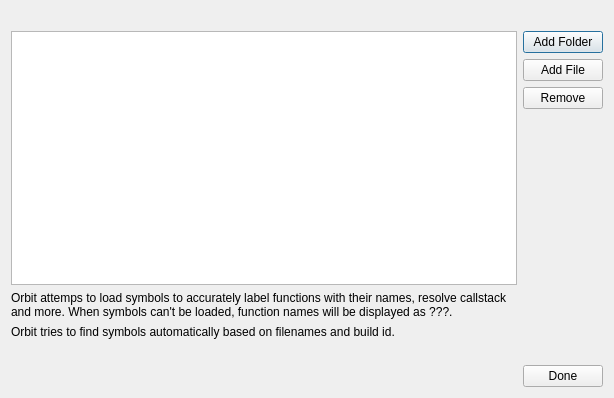
<?xml version="1.0" encoding="UTF-8"?>
<ui version="4.0">
 <class>SymbolsDialog</class>
 <widget class="QDialog" name="SymbolsDialog">
  <property name="geometry">
   <rect>
    <x>0</x>
    <y>0</y>
    <width>614</width>
    <height>398</height>
   </rect>
  </property>
  <property name="windowTitle">
   <string>Symbol Locations</string>
  </property>
  <layout class="QGridLayout" name="gridLayout">
   <item row="1" column="1">
    <layout class="QVBoxLayout" name="verticalLayout">
     <item>
      <widget class="QPushButton" name="addFolderButton">
       <property name="text">
        <string>Add Folder</string>
       </property>
      </widget>
     </item>
     <item>
      <widget class="QPushButton" name="addFileButton">
       <property name="text">
        <string>Add File</string>
       </property>
      </widget>
     </item>
     <item>
      <widget class="QPushButton" name="removeButton">
       <property name="text">
        <string>Remove</string>
       </property>
      </widget>
     </item>
     <item>
      <spacer name="verticalSpacer">
       <property name="orientation">
        <enum>Qt::Vertical</enum>
       </property>
       <property name="sizeHint" stdset="0">
        <size>
         <width>20</width>
         <height>40</height>
        </size>
       </property>
      </spacer>
     </item>
    </layout>
   </item>
   <item row="3" column="0">
    <widget class="QLabel" name="label_2">
     <property name="text">
      <string>Orbit tries to find symbols automatically based on filenames and build id.</string>
     </property>
    </widget>
   </item>
   <item row="1" column="0">
    <widget class="QListWidget" name="listWidget"/>
   </item>
   <item row="4" column="0">
    <layout class="QHBoxLayout" name="horizontalLayout_3">
     <item>
      <spacer name="horizontalSpacer_2">
       <property name="orientation">
        <enum>Qt::Horizontal</enum>
       </property>
       <property name="sizeHint" stdset="0">
        <size>
         <width>40</width>
         <height>20</height>
        </size>
       </property>
      </spacer>
     </item>
    </layout>
   </item>
   <item row="2" column="0">
    <widget class="QLabel" name="label">
     <property name="text">
      <string>Orbit attemps to load symbols to accurately label functions with their names, resolve callstack and more. When symbols can't be loaded, function names will be displayed as ???.</string>
     </property>
     <property name="wordWrap">
      <bool>true</bool>
     </property>
    </widget>
   </item>
   <item row="5" column="1">
    <widget class="QPushButton" name="doneButton">
     <property name="text">
      <string>Done</string>
     </property>
    </widget>
   </item>
   <item row="0" column="0">
    <widget class="QLabel" name="moduleHeadlineLabel">
     <property name="visible">
      <bool>false</bool>
     </property>
    </widget>
   </item>
  </layout>
 </widget>
 <tabstops>
  <tabstop>addFolderButton</tabstop>
  <tabstop>addFileButton</tabstop>
  <tabstop>removeButton</tabstop>
  <tabstop>listWidget</tabstop>
  <tabstop>doneButton</tabstop>
 </tabstops>
 <resources/>
 <connections>
  <connection>
   <sender>doneButton</sender>
   <signal>clicked()</signal>
   <receiver>SymbolsDialog</receiver>
   <slot>reject()</slot>
   <hints>
    <hint type="sourcelabel">
     <x>521</x>
     <y>513</y>
    </hint>
    <hint type="destinationlabel">
     <x>531</x>
     <y>477</y>
    </hint>
   </hints>
  </connection>
  <connection>
   <sender>addFolderButton</sender>
   <signal>clicked()</signal>
   <receiver>SymbolsDialog</receiver>
   <slot>OnAddFolderButtonClicked()</slot>
   <hints>
    <hint type="sourcelabel">
     <x>481</x>
     <y>25</y>
    </hint>
    <hint type="destinationlabel">
     <x>500</x>
     <y>120</y>
    </hint>
   </hints>
  </connection>
  <connection>
   <sender>addFileButton</sender>
   <signal>clicked()</signal>
   <receiver>SymbolsDialog</receiver>
   <slot>OnAddFileButtonClicked()</slot>
   <hints>
    <hint type="sourcelabel">
     <x>466</x>
     <y>47</y>
    </hint>
    <hint type="destinationlabel">
     <x>462</x>
     <y>117</y>
    </hint>
   </hints>
  </connection>
  <connection>
   <sender>removeButton</sender>
   <signal>clicked()</signal>
   <receiver>SymbolsDialog</receiver>
   <slot>OnRemoveButtonClicked()</slot>
   <hints>
    <hint type="sourcelabel">
     <x>506</x>
     <y>84</y>
    </hint>
    <hint type="destinationlabel">
     <x>473</x>
     <y>180</y>
    </hint>
   </hints>
  </connection>
  <connection>
   <sender>listWidget</sender>
   <signal>itemSelectionChanged()</signal>
   <receiver>SymbolsDialog</receiver>
   <slot>OnListItemSelectionChanged()</slot>
   <hints>
    <hint type="sourcelabel">
     <x>211</x>
     <y>207</y>
    </hint>
    <hint type="destinationlabel">
     <x>469</x>
     <y>304</y>
    </hint>
   </hints>
  </connection>
 </connections>
 <slots>
  <slot>OnAddFolderButtonClicked()</slot>
  <slot>OnAddFileButtonClicked()</slot>
  <slot>OnRemoveButtonClicked()</slot>
  <slot>OnListItemSelectionChanged()</slot>
 </slots>
</ui>
